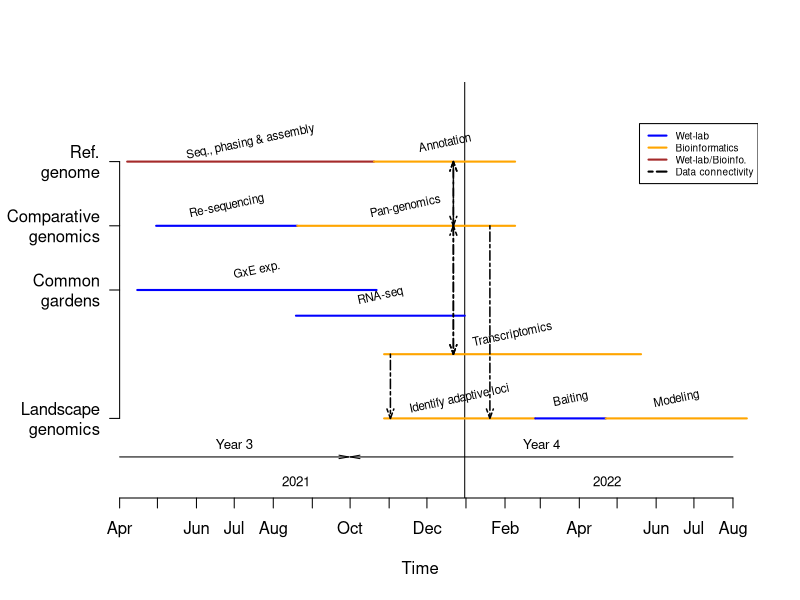

Reproduce this figure in R. (Note: this script raises an error after producing the figure.)
## ---- chunk 1
#Timetable

timetab <- data.frame("Objective" = c(rep("Ref. genome", 2), rep("Comparative genomics",2), rep("Common gardens", 3), rep("Landscape genomics",3)), "Task" = c("Seq., phasing & assembly", "Annotation", "Re-sequencing","Pan-genomics","GxE exp.", "RNA-seq", "Transcriptomics", "Identify adaptive loci", "Baiting", "Modeling"), "Start_Date" = lubridate::mdy(rep("NA", 10)), "End_Date" = lubridate::mdy(rep("NA", 10)))

###
#Ref. genome
# G1_b2
###

#Harvesting biomass?
timetab$Start_Date[1] <- as.Date("04-07-21", tryFormats = c("%m-%d-%y")) 
#Sequencing done
timetab$End_Date[1] <- timetab$Start_Date[1] + lubridate::weeks(28)

#Genome annotation start
timetab$Start_Date[2] <- timetab$End_Date[1]
#Genome annotation end
timetab$End_Date[2] <- timetab$Start_Date[2] + lubridate::weeks(16)

#Comparative genomics (incl. re-sequencing)
#Re-sequencing
timetab$Start_Date[3] <- as.Date("04-30-21", tryFormats = c("%m-%d-%y"))
timetab$End_Date[3] <- timetab$Start_Date[3] + lubridate::weeks(16)
#Pan-genomics
timetab$Start_Date[4] <- timetab$End_Date[3]
timetab$End_Date[4] <- timetab$End_Date[2]

###
#Common gardens
# G1_b2, G2_b27
###

#When ready for GxE
timetab$Start_Date[5] <- as.Date("04-01-21", tryFormats = c("%m-%d-%y")) + lubridate::weeks(2)

#When GxE end?
timetab$End_Date[5] <- as.Date("04-09-21", tryFormats = c("%m-%d-%y")) + lubridate::weeks(28)

#RNA-Seq
timetab$Start_Date[6] <- as.Date("04-01-21", tryFormats = c("%m-%d-%y")) + lubridate::weeks(20)
timetab$End_Date[6] <- timetab$End_Date[5] + lubridate::weeks(10)

#Transcriptomics
timetab$Start_Date[7] <- timetab$Start_Date[6] + lubridate::weeks(10)
timetab$End_Date[7] <- timetab$End_Date[6] + lubridate::weeks(20)

###
#Landscape genomics
# Population sampling
###

#Identify adaptive loci
timetab$Start_Date[8] <- timetab$Start_Date[7]
timetab$End_Date[8] <- timetab$End_Date[6] + lubridate::weeks(8)

#Baiting
timetab$Start_Date[9] <- timetab$End_Date[8]
timetab$End_Date[9] <- timetab$Start_Date[9] + lubridate::weeks(8)

#Modeling
timetab$Start_Date[10] <- timetab$End_Date[9]
timetab$End_Date[10] <- timetab$Start_Date[10] + lubridate::weeks(16)

#Add col with y height
timetab$Y <- c(rep(2.5, 2), 2, 2, 1.5, 1.3, 1, rep(0.5, 3))
#Add color
# Blue = wet-lab
# orange = bioinformatics
# brown = wet/bioinfo
timetab$col <- c("brown", "orange", "blue", "orange", "blue", "blue", "orange", "orange", "blue", "orange")

###
#PLOT
###

pdf(file = "Figures/timetable_whole_project.pdf")
#Plot timetable
plot(x=c(lubridate::floor_date(min(timetab$Start_Date), "month")-10, lubridate::round_date(max(timetab$End_Date), "month")), y= c(0,3), type="n", axes = F, ylab = "", xlab = "")

#Abline to separate years
abline(v =  as.Date("12-31-21", tryFormats = c("%m-%d-%y")))
text(x = as.Date(timetab$Start_Date[1]) + abs(floor((as.Date(timetab$Start_Date[1])-as.Date("12-31-21", tryFormats = c("%m-%d-%y")))/2)), y = 0.01, cex = 0.8, "2021")
text(x = as.Date("01-01-22", tryFormats = c("%m-%d-%y")) + abs(floor(as.Date("01-01-22", tryFormats = c("%m-%d-%y")) - as.Date(max(timetab$End_Date)))/2), y = 0.01, cex = 0.8, "2022")

#Add customed axes
#Y axis = Individual lines
axis(side = 2, at = c(0.5, 1.5, 2, 2.5), las = 2, labels = rev(gsub(" ", "\n", unique(timetab$Objective))), cex= .5, pos=lubridate::floor_date(min(timetab$Start_Date), "month"))

#X axis = time
datespan <- seq(from = lubridate::floor_date(min(timetab$Start_Date), "month"), to = lubridate::round_date(max(timetab$End_Date), "month"), "month")

axis(side = 1, at = datespan, labels = as.vector(lubridate::month(datespan, label = TRUE, abbr = T)))

#Add titles to axes
title(main="", xlab="Time", ylab="")

#Add segments showing tasks
segments(x0 = as.Date(timetab$Start_Date), x1 = as.Date(timetab$End_Date), y0 = as.numeric(timetab$Y), y1 = as.numeric(timetab$Y), lwd = 2, col = timetab$col)

#Print tasks next to arrows
text(x = as.Date(timetab$Start_Date) + floor((as.Date(timetab$End_Date)-as.Date(timetab$Start_Date))/2)  , y = timetab$Y+0.15, as.vector(timetab$Task), srt=12, cex=.7)

#Arrows with fiscal years
#Y3
arrows(x0 = lubridate::floor_date(min(timetab$Start_Date), "month"), x1 = as.Date("09-30-21", tryFormats = c("%m-%d-%y")), y0 = 0.2, y1 = 0.2, length = 0.1, angle = 10)
text(x = lubridate::floor_date(min(timetab$Start_Date), "month") + floor((as.Date("09-30-21", tryFormats = c("%m-%d-%y"))-lubridate::floor_date(min(timetab$Start_Date), "month"))/2), y = 0.3, "Year 3", cex = 0.8)

#Y4
arrows(x0 = as.Date("10-01-21", tryFormats = c("%m-%d-%y")), x1 = lubridate::floor_date(max(timetab$End_Date), "month"), y0 = 0.2, y1 = 0.2, length = 0.1, angle = 10, code = 1)
text(x = as.Date("10-01-21", tryFormats = c("%m-%d-%y")) + abs(floor((as.Date("10-01-21", tryFormats = c("%m-%d-%y"))-lubridate::floor_date(max(timetab$End_Date), "month"))/2)), y = 0.3, "Year 4", cex = 0.8)

#Add connections between tasks
# transcriptomics to annotation
arrows(x0 = timetab$Start_Date[7]+55, x1 = timetab$Start_Date[7]+55, y0 = timetab$Y[7], y1 = timetab$Y[2], score = 1, length = 0.1, lwd = 1.5, lty = 6, angle = 20, col = "black", code = 3)

#Annotation to pan-genomics
arrows(x0 = timetab$Start_Date[7]+55, x1 = timetab$Start_Date[7]+55, y0 = timetab$Y[2], y1 = timetab$Y[4], score = 1, length = 0.1, lwd = 1.5, lty = 6, angle = 20, col = "black", code = 3)

#pan-genomics to transcriptomics
arrows(x0 = timetab$Start_Date[7]+55, x1 = timetab$Start_Date[7]+55, y0 = timetab$Y[7], y1 = timetab$Y[4], score = 1, length = 0.1, lwd = 1.5, lty = 6, angle = 20, col = "black", code = 3)


#Pan-genomics to adaptive loci
arrows(x0 = timetab$End_Date[2]-20, x1 = timetab$End_Date[2]-20, y0 = timetab$Y[4], y1 = timetab$Y[8], score = 1, length = 0.1, lwd = 1.5, lty = 6, angle = 20, col = "black")

#Transcriptomics to adaptive loci
arrows(x0 = timetab$Start_Date[7]+5, x1 = timetab$Start_Date[7]+5, y0 = timetab$Y[7], y1 = timetab$Y[8], score = 1, length = 0.1, lwd = 1.5, lty = 6, angle = 20, col = "black")

# Add a legend
legend("topright", 
  legend = c("Wet-lab", "Bioinformatics", "Wet-lab/Bioinfo.", "Data connectivity"), 
  col = c("blue","orange", "brown", "black"), 
  lwd = rep(2, 4),
  lty = c(rep(1, 3), 6),
  horiz = F , 
  inset = c(0, 0.1),
  cex = 0.6)
invisible(dev.off())

knitr::include_graphics("Figures/timetable_whole_project.jpg")
